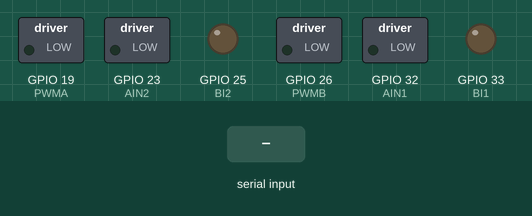
A sketch run on a simulated ESP32. On the bench: switched loads named in the sketch (green lamp = pin HIGH), output pins drawn as LEDs (lit = HIGH). The inputs (shaded band) are chosen by the test bench. Nothing arrives over Bluetooth unless stated; what the sketch prints to the serial monitor is not drawn.

Above: at 1.2 s.
1.3 s: "F" received over the second serial link
At 2.0 s:
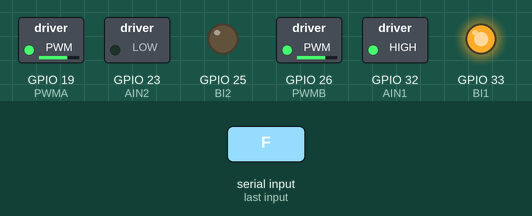
2.8 s: "R" received over the second serial link
At 3.4 s:
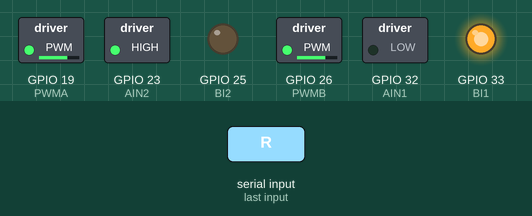
4.3 s: "L" received over the second serial link
At 4.8 s:
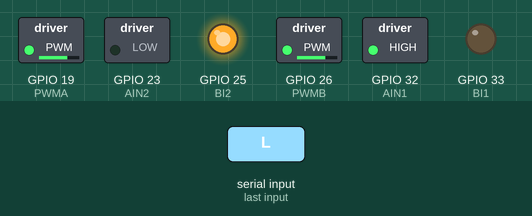
5.8 s: "B" received over the second serial link
At 7.0 s:
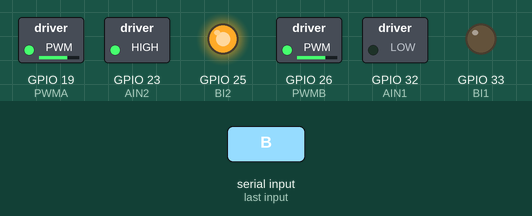
7.3 s: "G" received over the second serial link
At 8.5 s:
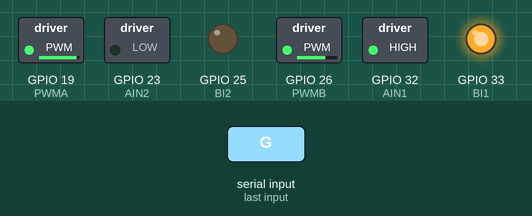
8.8 s: "I" received over the second serial link
At 9.4 s:
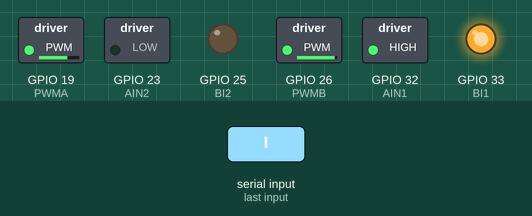
Timing chart, 0 to 11.3 s (numbered marks = the images above; inputs shaded):
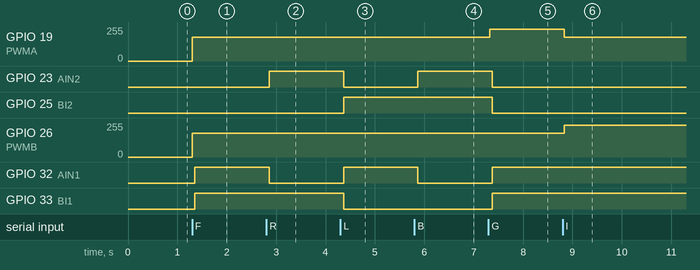

Measured:
- after the input at 1.3 s, GPIO 19 (PWMA), GPIO 26 (PWMB): 0/255 → 179/255 at once; GPIO 32 (AIN1), GPIO 33 (BI1): LOW → HIGH after 0.06 s
- after the input at 2.8 s, GPIO 23 (AIN2): LOW → HIGH after 0.06 s; GPIO 32 (AIN1): HIGH → LOW after 0.06 s
- after the input at 4.3 s, GPIO 23 (AIN2), GPIO 33 (BI1): HIGH → LOW after 0.07 s; GPIO 25 (BI2), GPIO 32 (AIN1): LOW → HIGH after 0.07 s
- after the input at 5.8 s, GPIO 23 (AIN2): LOW → HIGH after 0.07 s; GPIO 32 (AIN1): HIGH → LOW after 0.07 s
- after the input at 7.3 s, GPIO 19 (PWMA): 179/255 → 239/255 at once; GPIO 23 (AIN2), GPIO 25 (BI2): HIGH → LOW after 0.08 s; GPIO 32 (AIN1), GPIO 33 (BI1): LOW → HIGH after 0.08 s
- after the input at 8.8 s, GPIO 19 (PWMA): 239/255 → 179/255 at once; GPIO 26 (PWMB): 179/255 → 239/255 at once

The sketch:

ControllerCupkica.ino
```cpp
// Motors
#include <dummy.h>

#define PWMA 19
#define AIN1 32
#define AIN2 23

#define PWMB 26
#define BI1 33
#define BI2 25

int brzina = 180; // Speed setting
int delayTime = 50;

const int kanal1 = 0;
const int kanal2 = 1;

// LM393 sensor pins
#define SENSOR_LEFT_PIN 34
#define SENSOR_RIGHT_PIN 35

bool a1 = false, a2 = false, b1 = false, b2 = false, mode = true;


// this header is needed for Bluetooth Serial -> works ONLY on ESP32
#include "BluetoothSerial.h"

// init Class:
BluetoothSerial ESP_BT;

// Parameters for Bluetooth interface
int incoming;

void setup() {
  Serial.begin(115200);
  ESP_BT.begin("ESP32_Control"); //Name of your Bluetooth interface -> will show up on your phone

  pinMode(PWMA, OUTPUT);
  pinMode(AIN1, OUTPUT);
  pinMode(AIN2, OUTPUT);

  pinMode(PWMB, OUTPUT);
  pinMode(BI1, OUTPUT);
  pinMode(BI2, OUTPUT);

  // LM393 sensor pins setup
  pinMode(SENSOR_LEFT_PIN, INPUT);
  pinMode(SENSOR_RIGHT_PIN, INPUT);

  ledcAttach(PWMA, 1000, 8);
  ledcAttach(PWMB, 1000, 8);

  //ledcAttach(PWMA, kanal1);
  //ledcAttach(PWMB, kanal2);
}

void RC(char button)
{

  switch (button) {
    case 'F':
      Serial.print("Button: "); Serial.println(button);
      //digitalWrite(led_pin_1, value);
      //Serial.println("btn 1");
      a1 = true;
      a2 = false;
      b1 = true;
      b2 = false;

      ledcWrite(PWMA, brzina);
      ledcWrite(PWMB, brzina);
      Serial.print("A1: "); Serial.println(a1);
      Serial.print("A2: "); Serial.println(a2);
      Serial.print("B1: "); Serial.println(b1);
      Serial.print("B2: "); Serial.println(b2);
      break;
    case 'R':
      Serial.print("Button: "); Serial.println(button);
      //digitalWrite(led_pin_2, value);
      //Serial.println("btn 2");

      a1 = false;
      a2 = true;
      b1 = true;
      b2 = false;

      ledcWrite(PWMA, brzina);
      ledcWrite(PWMB, brzina);
      break;
    case 'L':
      Serial.print("Button: "); Serial.println(button);
      //digitalWrite(led_pin_3, value);
      //Serial.println("btn 3");

      a1 = true;
      a2 = false;
      b1 = false;
      b2 = true;

      ledcWrite(PWMA, brzina);
      ledcWrite(PWMB, brzina);
      break;
    case 'B':
      Serial.print("Button: "); Serial.println(button);
      //digitalWrite(led_pin_3, value);
      //Serial.println("btn 3");

      a1 = false;
      a2 = true;
      b1 = false;
      b2 = true;

      ledcWrite(PWMA, brzina);
      ledcWrite(PWMB, brzina);
      break;
    case 'S':
      Serial.print("Button: "); Serial.println(button);
      //digitalWrite(led_pin_3, value);
      //Serial.println("btn 3");

      a1 = false;
      a2 = false;
      b1 = false;
      b2 = false;

      ledcWrite(PWMA, brzina);
      ledcWrite(PWMB, brzina);
      break;
    case 'G':
      Serial.print("Button: "); Serial.println(button);
      //digitalWrite(led_pin_3, value);
      //Serial.println("btn 3");

      a1 = true;
      a2 = false;
      b1 = true;
      b2 = false;

      ledcWrite(PWMA, brzina + brzina / 3);
      ledcWrite(PWMB, brzina);
      break;
    case 'I':
      Serial.print("Button: "); Serial.println(button);
      //digitalWrite(led_pin_3, value);
      //Serial.println("btn 3");

      a1 = true;
      a2 = false;
      b1 = true;
      b2 = false;

      ledcWrite(PWMA, brzina);
      ledcWrite(PWMB, brzina + brzina / 3);
      break;
    case 'H':
      Serial.print("Button: "); Serial.println(button);
      //digitalWrite(led_pin_3, value);
      //Serial.println("btn 3");

      a1 = false;
      a2 = true;
      b1 = false;
      b2 = true;

      ledcWrite(PWMA, brzina + brzina / 3);
      ledcWrite(PWMB, brzina);
      break;
    case 'J':
      Serial.print("Button: "); Serial.println(button);
      //digitalWrite(led_pin_3, value);
      //Serial.println("btn 3");

      a1 = false;
      a2 = true;
      b1 = false;
      b2 = true;

      ledcWrite(PWMA, brzina);
      ledcWrite(PWMB, brzina + brzina / 3);
      break;
  }
}

void Lajna()
{

  int sensorLeftValue = digitalRead(SENSOR_LEFT_PIN);
  int sensorRightValue = digitalRead(SENSOR_RIGHT_PIN);
  //Serial.print("Button: "); Serial.println(sensorLeftValue);
  //Serial.print("Button: "); Serial.println(sensorRightValue);


  if (sensorLeftValue == LOW && sensorRightValue == LOW) {
    // Both sensors on black line, move forward
    a1 = true;
    a2 = false;
    b1 = true;
    b2 = false;
    //ledcWrite(kanal1, brzina);
    //ledcWrite(kanal2, brzina);
  } else if (sensorLeftValue == HIGH && sensorRightValue == LOW) {
    // Left sensor off line, turn slightly right
    a1 = false;
    a2 = true;
    b1 = true;
    b2 = false;
    //ledcWrite(kanal1, brzina + 10);
    //ledcWrite(kanal2, brzina);
  } else if (sensorLeftValue == LOW && sensorRightValue == HIGH) {
    // Right sensor off line, turn slightly left
    a1 = true;
    a2 = false;
    b1 = false;
    b2 = true;
    //ledcWrite(kanal1, brzina);
    //ledcWrite(kanal2, brzina  + 10);
  } else {
    // Both sensors off line, stop or take corrective action
    // For simplicity, let's stop the motors
    a1 = false;
    a2 = false;
    b1 = false;
    b2 = false;
    //ledcWrite(kanal1, brzina);
    //ledcWrite(kanal2, brzina);
  }

  // Set motor speed
  ledcWrite(kanal1, brzina);
  ledcWrite(kanal2, brzina);
}

void loop() {
  /*
  Serial.print("A1:                   "); Serial.println(a1);
  Serial.print("A2:                      "); Serial.println(a2);
  Serial.print("B1:                         "); Serial.println(b1);
  Serial.print("B2:                           "); Serial.println(b2);
  */

  //Serial.print("Button: "); Serial.println(ESP_BT.read());


  if(a1)
    digitalWrite(AIN1, HIGH);
  if(!a1)
    digitalWrite(AIN1, LOW);
  if(a2)
    digitalWrite(AIN2, HIGH);
  if(!a2)
    digitalWrite(AIN2, LOW);
  if(b1)
    digitalWrite(BI1, HIGH);
  if(!b1)
    digitalWrite(BI1, LOW);
  if(b2)
    digitalWrite(BI2, HIGH);
  if(!b2)
    digitalWrite(BI2, LOW);


  // -------------------- Receive Bluetooth signal ----------------------
  //if (ESP_BT.available())
  {
    Serial.print("Mode: "); Serial.println(mode);
    incoming = ESP_BT.read(); //Read what we receive
    char button = incoming;

    if(mode)
    {
      delayTime = 50;
      brzina = 180;
      RC(button);
    }
    else
    {
      delayTime = 100;
      brzina = 140;
      Lajna();
    }

    // separate button ID from button value -> button ID is 10, 20, 30, etc, value is 1 or 0

    if(button == 'M')
    {
      mode = !mode;
      a1 = false;
      a2 = false;
      b1 = false;
      b2 = false;
    }


  }

  delay(delayTime);

}
```
